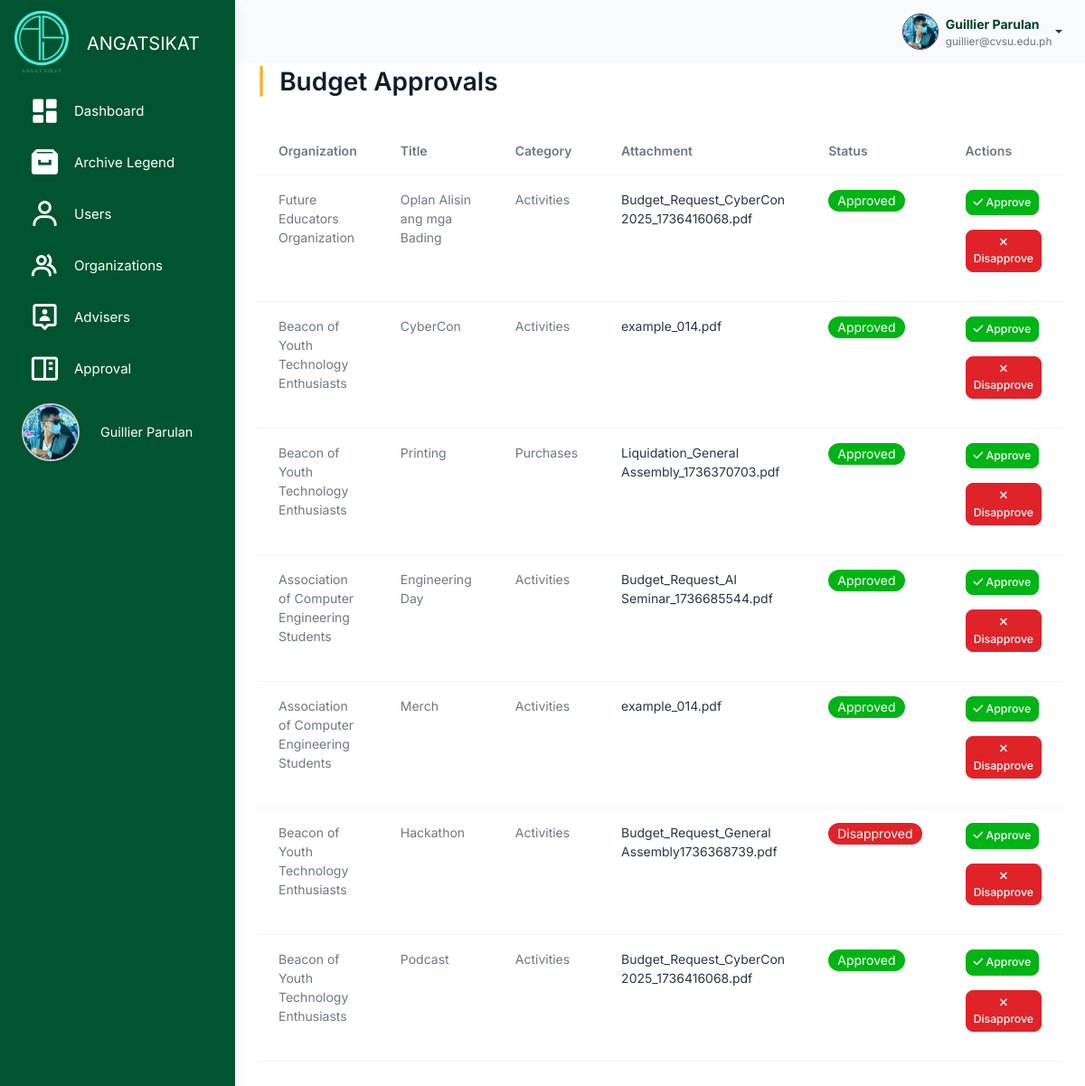
Screenshot of /src/budget_management/admin_budget_approval_table.php (signed in) with the database file from the repository.
### tables this page shows
CREATE TABLE `users` (
  `user_id` int(11) NOT NULL,
  `username` varchar(100) NOT NULL,
  `password` varchar(255) NOT NULL,
  `profile_picture` varchar(255) NOT NULL,
  `first_name` varchar(255) NOT NULL,
  `last_name` varchar(255) NOT NULL,
  `email` varchar(100) NOT NULL,
  `role` enum('admin','officer','member') NOT NULL,
  `organization_id` int(11) DEFAULT NULL,
  `archived` tinyint(1) DEFAULT 0,
  `created_at` timestamp NOT NULL DEFAULT current_timestamp(),
  `position` enum('President','Treasurer') NOT NULL,
  `failed_attempts` int(11) DEFAULT 0,
  `is_locked` tinyint(1) DEFAULT 0,
  `last_failed_attempt` datetime DEFAULT NULL
);

CREATE TABLE `budget_approvals` (
  `approval_id` int(11) NOT NULL,
  `title` varchar(255) NOT NULL,
  `category` varchar(255) NOT NULL,
  `attachment` varchar(255) DEFAULT NULL,
  `status` enum('Pending','Approved','Disapproved') DEFAULT 'Pending',
  `organization_id` int(11) NOT NULL,
  `created_at` timestamp NOT NULL DEFAULT current_timestamp(),
  `archived` tinyint(1) DEFAULT 0
);

CREATE TABLE `organizations` (
  `organization_id` int(11) NOT NULL,
  `organization_name` varchar(255) NOT NULL,
  `acronym` varchar(100) NOT NULL,
  `organization_logo` varchar(255) DEFAULT NULL,
  `organization_members` int(11) NOT NULL DEFAULT 0,
  `organization_status` enum('Probationary','Level I','Level II') NOT NULL DEFAULT 'Probationary',
  `organization_color` varchar(7) DEFAULT NULL,
  `archived` tinyint(1) DEFAULT 0,
  `created_at` timestamp NOT NULL DEFAULT current_timestamp(),
  `balance` decimal(15,2) DEFAULT 0.00,
  `beginning_balance` decimal(15,2) DEFAULT 0.00,
  `income` decimal(15,2) DEFAULT 0.00,
  `expense` decimal(15,2) DEFAULT 0.00,
  `cash_on_bank` decimal(15,2) DEFAULT 0.00,
  `cash_on_hand` decimal(15,2) DEFAULT 0.00
);

### src/user_query.php (called while the page is built, shortened)
<?php
$user_id = $_SESSION['user_id'];
$user_query = "SELECT * FROM users WHERE user_id = '$user_id'";
$user_result = mysqli_query($conn, $user_query);
if ($user_result && mysqli_num_rows($user_result) > 0) {
    $user = mysqli_fetch_assoc($user_result);
    $firstname = $user['first_name'];
    $lastname = $user['last_name'];
    $fullname = $firstname . ' ' . $lastname;
    $email = $user['email'];
    $profile_picture = $user['profile_picture'];
} else {
    echo "Error fetching user data: " . mysqli_error($conn);
    exit();
}
?>

### src/budget_management/admin_budget_approval_table.php (the view, shortened to what this page needs)
<?php
include 'connection.php';
include '../user_query.php';
?>
<!DOCTYPE html>
<html lang="en">
<head>
    <link rel="stylesheet" href="../assets/css/styles.min.css" />
    <link rel="stylesheet" href="../budget_management/css/budget.css" />
    <link rel="stylesheet" href="css/activities.css" />
    <link href="https://unpkg.com/boxicons@2.1.4/css/boxicons.min.css" rel="stylesheet" />
    <link rel="stylesheet" href="https://cdnjs.cloudflare.com/ajax/libs/font-awesome/6.6.0/css/all.min.css">
    <link rel="stylesheet" href="https://cdn.datatables.net/2.1.7/css/dataTables.bootstrap.min.css" />
</head>
<body>
     <div class="page-wrapper" id="main-wrapper" data-layout="vertical" data-navbarbg="skin6" data-sidebartype="full"
        data-sidebar-position="fixed" data-header-position="fixed">
        <aside class="left-sidebar" id="sidebar">
            <div>
                <div class="brand-logo d-flex align-items-center justify-content-between">
                    <a class="text-nowrap logo-img">
                        <img src="../assets/images/logos/neon_sikat.png" alt="Angat Sikat Logo" class="logo contain"
                            style="width: 60px; height: auto;" />
                    </a>
                    <span class="logo-text">ANGATSIKAT</span>
                </div>
                <nav class="sidebar-nav scroll-sidebar" data-simplebar="">
                    <ul id="sidebarnav">
                        <li class="sidebar-item">
                            <a class="sidebar-link" href="../dashboard/admin_dashboard.php" aria-expanded="false">
                                <i class="bx bxs-dashboard" style="color: #fff; font-size: 35px;"></i>
                                <span class="hide-menu">Dashboard</span>
                            </a>
                        </li>
                        <li class="sidebar-item">
                            <a class="sidebar-link" href="../archive/archive_legend.php" aria-expanded="false">
                                <i class="bx bxs-archive" style="color: #fff; font-size: 35px;"></i>
                                <span class="hide-menu">Archive Legend</span>
                            </a>
                        </li>
                        <li class="sidebar-item">
                            <a class="sidebar-link" href="../user_management/users.php" aria-expanded="false"
                                data-tooltip="Users">
                                <i class="bx bx-user" style="color: #fff; font-size: 35px;"></i>
                                <span class="hide-menu">Users</span>
                            </a>
                        </li>
                        <li class="sidebar-item">
                            <a class="sidebar-link" href="../organization_management/organizations.php" aria-expanded="false"
                                data-tooltip="Organizations">
                                <i class="bx bx-group" style="color: #fff; font-size: 35px;"></i>
                                <span class="hide-menu">Organizations</span>
                            </a>
                        </li>
                        <li class="sidebar-item">
                            <a class="sidebar-link" href="../adviser_management/advisers.php" aria-expanded="false"
                                data-tooltip="Events">
                                <i class="bx bx-user-pin" style="color: #fff; font-size: 35px;"></i>
                                <span class="hide-menu">Advisers</span>
                            </a>
                        </li>
                        <li class="sidebar-item">
                            <a class="sidebar-link" href="../budget_management/admin_budget_approval_table.php" aria-expanded="false"
                                data-tooltip="Events">
                                <i class="bx bx-book-content" style="color: #fff; font-size: 35px;"></i>
                                <span class="hide-menu">Approval</span>
                            </a>
                        </li>
                        <li class="sidebar-item profile-container">
                            <a class="sidebar-link" href="../user/admin_profile.php" aria-expanded="false"
                                data-tooltip="Profile" style="display: flex; align-items: center; padding: 0.5rem;">
                                <div class="profile-pic-border"
                                    style="height: 4rem; width: 4rem; display: flex; justify-content: center; align-items: center; overflow: hidden; border-radius: 50%; border: 2px solid #ccc;">
                                    <img src="<?php echo !empty($profile_picture) ? '../user/' . htmlspecialchars($profile_picture) : '../user/uploads/default.png'; ?>"
                                        alt="Profile Picture" class="profile-pic"
                                        style="height: 100%; width: 100%; object-fit: cover;" />
                                </div>
                                <span class="profile-name" style="margin-left: 0.5rem; font-size: 0.9rem;">
                                    <?php echo htmlspecialchars($user['first_name']) . ' ' . htmlspecialchars($user['last_name']); ?>
                                </span>
                            </a>
                        </li>
                    </ul>
                </nav>
            </div>
        </aside>
        <div class="body-wrapper">
            <header class="app-header">
                <nav class="navbar navbar-expand-lg navbar-light">
                    <div class="navbar-collapse justify-content-end px-0" id="navbarNav">
                        <ul class="navbar-nav flex-row ms-auto align-items-center justify-content-end">
                            <li class="nav-item dropdown">
                                <div class="dropdown">
                                    <a href="#" class="dropdown-toggle d-flex align-items-center"
                                        data-bs-toggle="dropdown" aria-expanded="false" style="text-decoration: none;">
                                        <img class="border border-dark rounded-circle"
                                            src="<?php echo !empty($profile_picture) ? '../user/' . $profile_picture : '../user/uploads/default.png'; ?>"
                                            alt="Profile"
                                            style="width: 40px; height: 40px; margin-left: 10px; object-fit: cover;">
                                        <div class="d-flex flex-column align-items-start ms-2">
                                            <span style="font-weight: bold; color: #004024;">
                                                <?php echo htmlspecialchars($fullname); ?>
                                            </span>
                                            <span style="font-size: 0.85em; color: #6c757d;">
                                                <?php echo htmlspecialchars($email); ?>
                                            </span>
                                        </div>
                                    </a>
                                </div>
                            </li>
                        </ul>
                    </div>
                </nav>
            </header>
    <div class="container p-4" style="margin-top: 50px;">
        <h2><span class="text-warning fw-bold me-2">|</span> Budget Approvals</h2>
        <div class="table-responsive">
            <table class="table mt-4" id="approvalsTable">
                <thead>
                    <tr>
                        <th>Organization</th>
                        <th>Title</th>
                        <th>Category</th>
                        <th>Attachment</th>
                        <th>Status</th>
                        <th>Actions</th>
                    </tr>
                </thead>
                <tbody>
                    <?php
                    $query = "
                        SELECT b.*, o.organization_name
                        FROM budget_approvals b
                        JOIN organizations o ON b.organization_id = o.organization_id";
                    $result = mysqli_query($conn, $query);
                    while ($row = mysqli_fetch_assoc($result)) {
                        $organization = $row['organization_name'];
                        $title = $row['title'];
                        $category = $row['category'];
                        $attachment = $row['attachment'];
                        $id = $row['approval_id'];
                        ?>
                        <tr>
                            <td>
                                <?php echo htmlspecialchars($organization); ?>
                            </td>
                            <td>
                                <?php echo htmlspecialchars($title); ?>
                            </td>
                            <td>
                                <?php echo htmlspecialchars($category); ?>
                            </td>
                            <td>
                                <a href="uploads/<?php echo htmlspecialchars($attachment); ?>"
                                    class='link-offset-2 link-underline link-underline-opacity-0' target="_blank">
                                    <?php echo htmlspecialchars($attachment); ?>
                                </a>
                            </td>
                            <td>
                                <?php
                                if ($row['status'] == 'Pending') {
                                    echo " <span class='badge rounded-pill pending'> ";
                                } else if ($row['status'] == 'Approved') {
                                    echo " <span class='badge rounded-pill approved'> ";
                                } else if ($row['status'] == 'Disapproved') {
                                    echo " <span class='badge rounded-pill disapproved'> ";
                                }
                                echo ucfirst($row['status']);
                                ?>
                                </span>
                            </td>
                            <td>
                                <button type="button" class="btn btn-sm btn-success mb-3"
                                        data-bs-toggle="modal"
                                        data-bs-target="#confirmationModal"
                                        data-action="approve"
                                        data-id="<?php echo $id; ?>">
                                    <i class="fa-solid fa-check"></i> Approve
                                </button>
                                <button type="button" class="btn btn-sm btn-danger mb-3"
                                        data-bs-toggle="modal"
                                        data-bs-target="#confirmationModal"
                                        data-action="disapprove"
                                        data-id="<?php echo $id; ?>">
                                    <i class="fa-solid fa-xmark"></i> Disapprove
                                </button>
                            </td>
                        </tr>
                        <?php
                    }
                    ?>
                </tbody>
            </table>
        </div>
    </div>
    </div>
    </div>
</body>
</html>

### src/budget_management/css/budget.css (style rules this page uses)
.container { padding-top: 20px; background-color: #fff; border-radius: 10px; box-shadow: 0 4px 8px rgba(0, 0, 0, 0.1); }
table { table-layout: auto; max-width: 100%; height: auto; border-collapse: collapse; }
.btn-success { background-color: #00b415; border-color: #00b415; }
.btn-danger { background-color: #e02329; border-color: #e02329; color: #fff; }
.badge.rounded-pill.approved { background-color: #00b415; color: #fff; }
.badge.rounded-pill.disapproved { background-color: #e02329; color: #fff; }

### src/activity_management/css/activities.css (style rules this page uses)
:root { --bs-font-sans-serif: "Inter", sans-serif; --bs-primary: #ffb000; --bs-secondary: #6c757d; --bs-danger: #ff6692; --bs-body-font-size: 0.875rem; --bs-body-font-weight: 400; --bs-body-line-height: 1.5; --bs-body-color: #111c2d99; --bs-body-bg: #fff; --bs-border-color: #e4ebf0; --bs-heading-color: #111c2d; --bs-border-radius: 7px; --bs-gutter-x: 24px; --bs-btn-font-size: 0.875rem; --bs-card-spacer-y: 30px; --bs-card-spacer-x: 30px; --bs-card-border-width: 0px; --bs-success-rgb: 19,222,185; --bs-primary-rgb: 255, 176, 0; --bs-light-rgb: 246,249,252; --bs-dark-rgb: 42,53,71; }
.container { padding-top: 20px; background-color: #fff; border-radius: 10px; box-shadow: 0 4px 8px rgba(0, 0, 0, 0.1); }
table { table-layout: auto; max-width: 100%; height: auto; border-collapse: collapse; }
.btn-success { background-color: #00b415; border-color: #00b415; }
.badge.rounded-pill.approved { background-color: #00b415; color: #fff; }
.badge.rounded-pill.disapproved { background-color: #e02329; color: #fff; }

### src/budget_management/admin_budget_approval_table.php (style rules this page uses)
#sidebar>div>div>span { color: #fff; font-size: 20px; position: absolute; margin-left: 80px; }
#sidebarnav>li>a>span { color: #fff; }
.sidebar-link { position: relative; cursor: pointer; }
.scroll-sidebar { overflow: auto; }
.scroll-sidebar { -ms-overflow-style: none; scrollbar-width: none; }
.body-wrapper { height: 100vh; overflow-x: hidden; overflow-y: auto; background-color: white; }

### rows the page displays
users: profile_picture (picture), first_name "Guillier", last_name "Parulan", fullname "Guillier Parulan", email "guillier@cvsu.edu.ph"
budget_approvals: organization.organization_name "Future Educators Organization", title "Oplan Alisin ang mga Bading", category "Activities", attachment "Budget_Request_CyberCon 2025_1736416068.pdf", status "Approved"
budget_approvals: organization.organization_name "Beacon of Youth Technology Enthusiasts", title "CyberCon", category "Activities", attachment "example_014.pdf", status "Approved"
budget_approvals: organization.organization_name "Beacon of Youth Technology Enthusiasts", title "Printing", category "Purchases", attachment "Liquidation_General Assembly_1736370703.pdf", status "Approved"
budget_approvals: organization.organization_name "Association of Computer Engineering Students", title "Engineering Day", category "Activities", attachment "Budget_Request_AI Seminar_1736685544.pdf", status "Approved"
budget_approvals: organization.organization_name "Association of Computer Engineering Students", title "Merch", category "Activities", attachment "example_014.pdf", status "Approved"
budget_approvals: organization.organization_name "Beacon of Youth Technology Enthusiasts", title "Hackathon", category "Activities", attachment "Budget_Request_General Assembly1736368739.pdf", status "Disapproved"
budget_approvals: organization.organization_name "Beacon of Youth Technology Enthusiasts", title "Podcast", category "Activities", attachment "Budget_Request_CyberCon 2025_1736416068.pdf", status "Approved"
